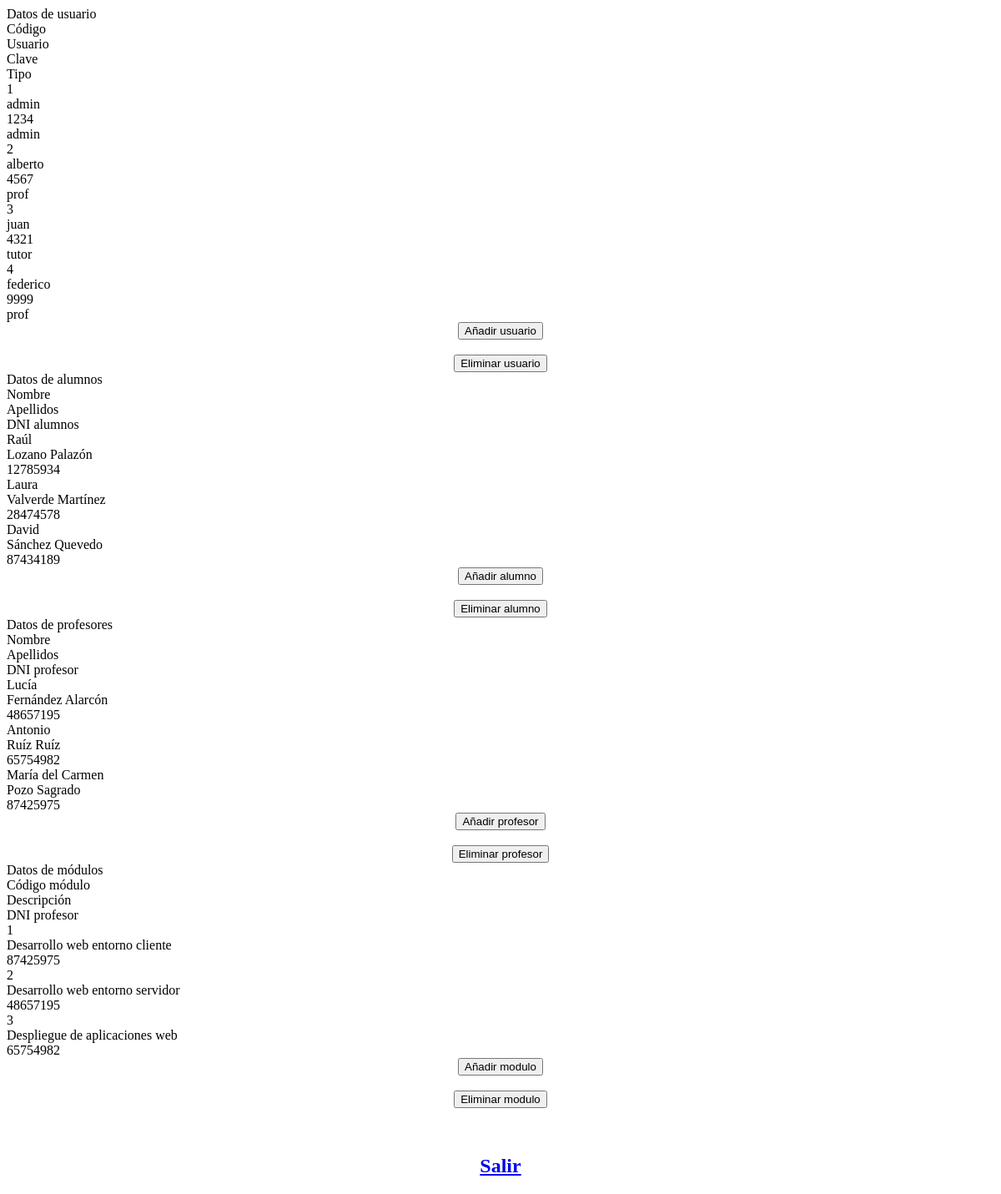
The app's page /admin.php with its own data.
### tables this page shows
CREATE TABLE `usuarios` (
  `cod` int(10) NOT NULL auto_increment,
  `usuario` varchar(20) NOT NULL,
  `clave` varchar(20) NOT NULL,
  `tipo` varchar(20) NOT NULL,
  CONSTRAINT pk_cod PRIMARY KEY (cod)
);

CREATE TABLE `alumnos` (
	`nombre` varchar(20) NOT NULL,
    `apellidos` varchar(20) NOT NULL,
    `dni_alum` varchar(8) NOT NULL,
    CONSTRAINT pk_dni_alum PRIMARY KEY (dni_alum)
);

CREATE TABLE `profesores` (
	`nombre` varchar(20) NOT NULL,
    `apellidos` varchar(20) NOT NULL,
    `dni_prof` varchar(8) NOT NULL,
    CONSTRAINT pk_dni_prof PRIMARY KEY (dni_prof)
);

CREATE TABLE `modulos` (
	`cod_modulo` int(10) not null auto_increment,
	`descripcion` varchar(60),
	`dni_prof` varchar(8),
    CONSTRAINT pk_cod_modulo PRIMARY KEY (cod_modulo),
    CONSTRAINT fk_dni_prof FOREIGN KEY (dni_prof) REFERENCES profesores(dni_prof) ON DELETE CASCADE ON UPDATE CASCADE
);

### admin.php (the view, shortened to what this page needs)
<?php
	include('./conexion.php');
	$admin1 = "SELECT * FROM usuarios";
	$admin2 = "SELECT * FROM alumnos";
	$admin3 = "SELECT * FROM profesores";
	$admin4 = "SELECT * FROM modulos";
?>
<!doctype html>
<html>
<head>
<link href="estilos/estilos.css" rel="stylesheet" type="text/css">
</head>
<body>
<div class="contenido_tabla">
		<div class="titulo">Datos de usuario</div>
		<div class="cabecera">Código</div>
		<div class="cabecera">Usuario</div>
		<div class="cabecera">Clave</div>
		<div class="cabecera">Tipo</div>
		<?php $resultado = mysqli_query($conexion, $admin1);
		while($row=mysqli_fetch_assoc($resultado)) { ?>
		<div class="info"><?php echo $row["cod"]; ?></div>
		<div class="info"><?php echo $row["usuario"]; ?></div>
		<div class="info"><?php echo $row["clave"]; ?></div>
		<div class="info"><?php echo $row["tipo"]; ?></div>
		<?php } ?>
</div>
		<center>
		<form action="aniadir_usuario.php" method="POST">
			<input type="submit" value="Añadir usuario">
		</form>
		<br>
		<form action="eliminar_usuario.php" method="POST">
			<input type="submit" value="Eliminar usuario">
		</form>
		</center>
<div class="contenido_tabla2">
		<div class="titulo2">Datos de alumnos</div>
		<div class="cabecera">Nombre</div>
		<div class="cabecera">Apellidos</div>
		<div class="cabecera">DNI alumnos</div>
		<?php $resultado = mysqli_query($conexion, $admin2);
		while($row=mysqli_fetch_assoc($resultado)) { ?>
		<div class="info"><?php echo $row["nombre"]; ?></div>
		<div class="info"><?php echo $row["apellidos"]; ?></div>
		<div class="info"><?php echo $row["dni_alum"]; ?></div>
		<?php } ?>
</div>
		<center>
		<form action="aniadir_alumno.php" method="POST">
			<input type="submit" value="Añadir alumno">
		</form>
		<br>
		<form action="eliminar_alumno.php" method="POST">
			<input type="submit" value="Eliminar alumno">
		</form>
		</center>
<div class="contenido_tabla2">
		<div class="titulo2">Datos de profesores</div>
		<div class="cabecera">Nombre</div>
		<div class="cabecera">Apellidos</div>
		<div class="cabecera">DNI profesor</div>
		<?php $resultado = mysqli_query($conexion, $admin3);
		while($row=mysqli_fetch_assoc($resultado)) { ?>
		<div class="info"><?php echo $row["nombre"]; ?></div>
		<div class="info"><?php echo $row["apellidos"]; ?></div>
		<div class="info"><?php echo $row["dni_prof"]; ?></div>
<?php } ?>
</div>
		<center>
		<form action="aniadir_prof.php" method="POST">
			<input type="submit" value="Añadir profesor">
		</form>
		<br>
		<form action="eliminar_prof.php" method="POST">
			<input type="submit" value="Eliminar profesor">
		</form>
		</center>
<div class="contenido_tabla2">
		<div class="titulo2">Datos de módulos</div>
		<div class="cabecera">Código módulo</div>
		<div class="cabecera">Descripción</div>
		<div class="cabeceras">DNI profesor</div>
		<?php $resultado = mysqli_query($conexion, $admin4);
		while($row=mysqli_fetch_assoc($resultado)) { ?>
		<div class="info"><?php echo $row["cod_modulo"]; ?></div>
		<div class="info"><?php echo $row["descripcion"]; ?></div>
		<div class="info"><?php echo $row["dni_prof"]; ?></div>
<?php } ?>
</div>
		<center>
		<form action="aniadir_modulo.php" method="POST">
			<input type="submit" value="Añadir modulo">
		</form>
		<br>
		<form action="eliminar_modulo.php" method="POST">
			<input type="submit" value="Eliminar modulo">
		</form>
		</center>
		<br>
		<br>
<center><h2><a href="index.php">Salir</a></h2></center>
</body>
</html>

### records on screen
usuarios: cod "1", usuario "admin", clave "1234", tipo "admin"
usuarios: cod "2", usuario "alberto", clave "4567", tipo "prof"
usuarios: cod "3", usuario "juan", clave "4321", tipo "tutor"
usuarios: cod "4", usuario "federico", clave "9999", tipo "prof"
alumnos: nombre "Raúl", apellidos "Lozano Palazón", dni_alum "12785934"
alumnos: nombre "Laura", apellidos "Valverde Martínez", dni_alum "28474578"
alumnos: nombre "David", apellidos "Sánchez Quevedo", dni_alum "87434189"
profesores: nombre "Lucía", apellidos "Fernández Alarcón", dni_prof "48657195"
profesores: nombre "Antonio", apellidos "Ruíz Ruíz", dni_prof "65754982"
profesores: nombre "María del Carmen", apellidos "Pozo Sagrado", dni_prof "87425975"
modulos: cod_modulo "1", descripcion "Desarrollo web entorno cliente", dni_prof "87425975"
modulos: cod_modulo "2", descripcion "Desarrollo web entorno servidor", dni_prof "48657195"
modulos: cod_modulo "3", descripcion "Despliegue de aplicaciones web", dni_prof "65754982"
